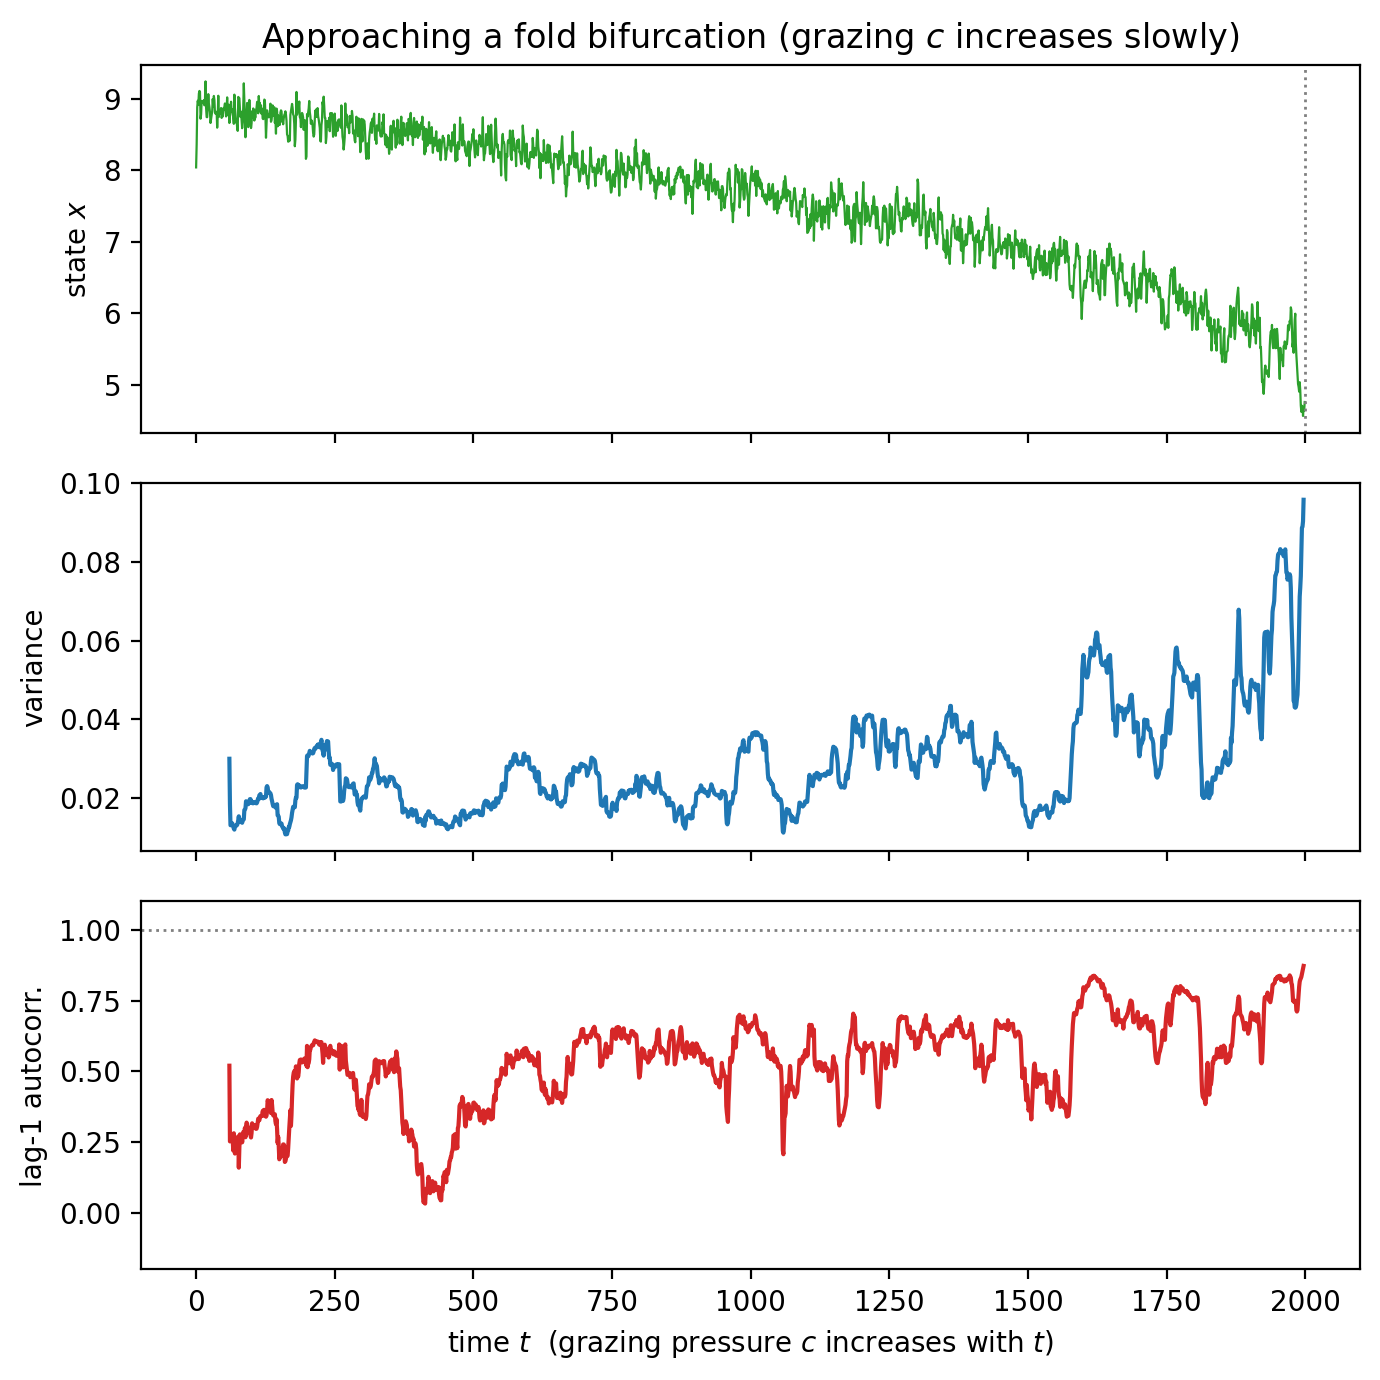

Recreate this plot in Python.
"""
Early-warning signals (critical slowing down) before a fold (saddle-node)
bifurcation, illustrated with the classic grazing / harvesting model

    dx/dt = x (1 - x/K) - c(t) * x^2 / (x^2 + 1) + sigma * noise.

The term c(t) (grazing pressure) is increased slowly. The upper ("vegetated")
stable equilibrium loses stability at a fold and the system collapses to a
low state. As the fold is approached, the recovery rate -> 0 (critical slowing
down), so the fluctuations of x show rising variance and rising lag-1
autocorrelation (-> 1). We plot the state and the two rolling indicators.
"""
import numpy as np
import matplotlib.pyplot as plt

rng = np.random.default_rng(3)

K = 10.0
sigma = 0.18          # noise amplitude
dt = 0.01
T = 2000.0
n = int(T / dt)

c0, c1 = 1.0, 2.6     # grazing increases slowly through the fold
c = c0 + (c1 - c0) * np.arange(n) / n

x = 8.0               # start on the upper (vegetated) branch
xs = np.empty(n)
for i in range(n):
    drift = x * (1 - x / K) - c[i] * x**2 / (x**2 + 1)
    x = x + drift * dt + sigma * np.sqrt(dt) * rng.standard_normal()
    x = max(x, 0.0)
    xs[i] = x

# Sample the series (e.g. once per unit time) for the "monitoring" time series.
step = int(1.0 / dt)
t_obs = np.arange(n)[::step] * dt
x_obs = xs[::step]
c_obs = c[::step]

# Detect collapse (state drops below 2) to restrict indicator computation to
# the pre-transition window (as one must do with real monitoring data).
collapse = np.argmax(x_obs < 2.0) if np.any(x_obs < 2.0) else len(x_obs)
pre = slice(0, max(collapse - 2, 10))

# Rolling-window variance and lag-1 autocorrelation on the (detrended) series.
win = 60
xv = x_obs[pre]
tv = t_obs[pre]
cv = c_obs[pre]
var = np.full(len(xv), np.nan)
ac1 = np.full(len(xv), np.nan)
for i in range(win, len(xv)):
    w = xv[i - win:i]
    w = w - np.polyval(np.polyfit(np.arange(win), w, 1), np.arange(win))  # detrend
    var[i] = np.var(w)
    ac1[i] = np.corrcoef(w[:-1], w[1:])[0, 1]

fig, ax = plt.subplots(3, 1, figsize=(7, 7), sharex=True)

ax[0].plot(t_obs, x_obs, color="tab:green", lw=0.8)
ax[0].axvline(t_obs[collapse - 1] if collapse < len(x_obs) else t_obs[-1],
              color="gray", ls=":", lw=1)
ax[0].set_ylabel("state $x$")
ax[0].set_title("Approaching a fold bifurcation (grazing $c$ increases slowly)")

ax[1].plot(tv, var, color="tab:blue", lw=1.5)
ax[1].set_ylabel("variance")

ax[2].plot(tv, ac1, color="tab:red", lw=1.5)
ax[2].axhline(1.0, color="gray", ls=":", lw=1)
ax[2].set_ylabel("lag-1 autocorr.")
ax[2].set_xlabel("time $t$  (grazing pressure $c$ increases with $t$)")
ax[2].set_ylim(-0.2, 1.1)

plt.tight_layout()
plt.savefig("early-warning-signals.png", dpi=200, bbox_inches="tight")
print("wrote early-warning-signals.png")
